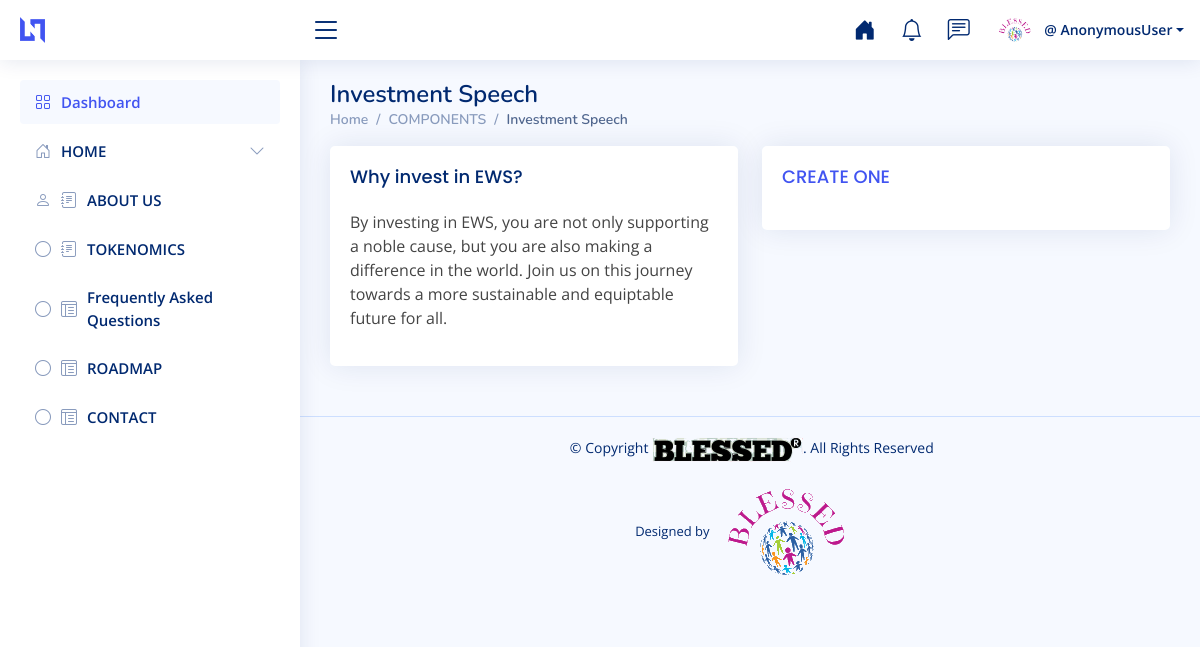
Page /Invest_LIST/ on the committed database.
### ews_app/models.py (models this page shows, shortened)
class HomeSecondSection(models.Model):
    title = models.CharField('SECOND TITLE', max_length=77)
    speech = models.TextField('SECOND SPEECH')
    class Meta:
        verbose_name_plural = 'INVESTMENT SPEECH'

### ews_app/views.py (the view)
# urls.py: path('Invest_LIST/', views.InvestList, name='il'),
def InvestList(request):
    a = HomeSecondSection.objects.all()
    context = {
        'a': a
    }
    return render(request, 'ews_app/ivb.html', context)

### ews_app/templates/ews_app/ivb.html (shortened to what this page needs)
{% extends 'ews_app/base.html' %}
{% load static %}
{% block content %}
<main id="main" class="main">
  <div class="pagetitle">
    <h1>Investment Speech</h1>
    <nav>
      <ol class="breadcrumb">
        <li class="breadcrumb-item"><a href="{% url 'ews_app:ad-hm' %}">Home</a></li>
        <li class="breadcrumb-item">COMPONENTS</li>
        <li class="breadcrumb-item active">Investment Speech</li>
      </ol>
    </nav>
  </div>
  <section class="section">
    <div class="row">
      <div class="col-lg-6">
        {% for x in a %}
        <div class="card">
          <div class="card-body">
            <h5 class="card-title">{{x.title}}</h5>
            <p>{{x.speech}}</p>
          </div>
        </div>
        {% endfor %}
      </div>
      <div class="col-lg-6">
        <div class="card">
          <div class="card-body">
            <h5 class="card-title"><a href="{% url 'ews_app:create-invest' %}"> CREATE ONE</a></h5>
          </div>
        </div>
      </div>
    </div>
  </section>
</main>
{% endblock content %}

### static/adm/assets/css/style.css (style rules this page uses)
:root { scroll-behavior: smooth; }
body { font-family: "Open Sans", sans-serif; background: #f6f9ff; color: #444444; }
a { color: #4154f1; text-decoration: none; }
h1, h2, h3, h4, h5, h6 { font-family: "Nunito", sans-serif; }
#main { margin-top: 60px; padding: 20px 30px; transition: all 0.3s; }
.pagetitle { margin-bottom: 10px; }
.pagetitle h1 { font-size: 24px; margin-bottom: 0; font-weight: 600; color: #012970; }
.card { margin-bottom: 30px; border: none; border-radius: 5px; box-shadow: 0px 0 30px rgba(1, 41, 112, 0.1); }
.card-title { padding: 20px 0 15px 0; font-size: 18px; font-weight: 500; color: #012970; font-family: "Poppins", sans-serif; }
.card-body { padding: 0 20px 20px 20px; }
.breadcrumb { font-size: 14px; font-family: "Nunito", sans-serif; color: #899bbd; font-weight: 600; }
.breadcrumb a { color: #899bbd; transition: 0.3s; }
.breadcrumb .breadcrumb-item::before { color: #899bbd; }
.breadcrumb .active { color: #51678f; font-weight: 600; }
@media (min-width: 1200px) { #main, #footer { margin-left: 300px; } }

### rows in the picture
HomeSecondSection: title "Why invest in EWS?", speech "By investing in EWS, you are not only supporting a noble cause, but you are also making a difference in the world. Join us on this journey towards a more sustainable and equiptable future for all."

### other values in the picture
{{ user }} "AnonymousUser"
